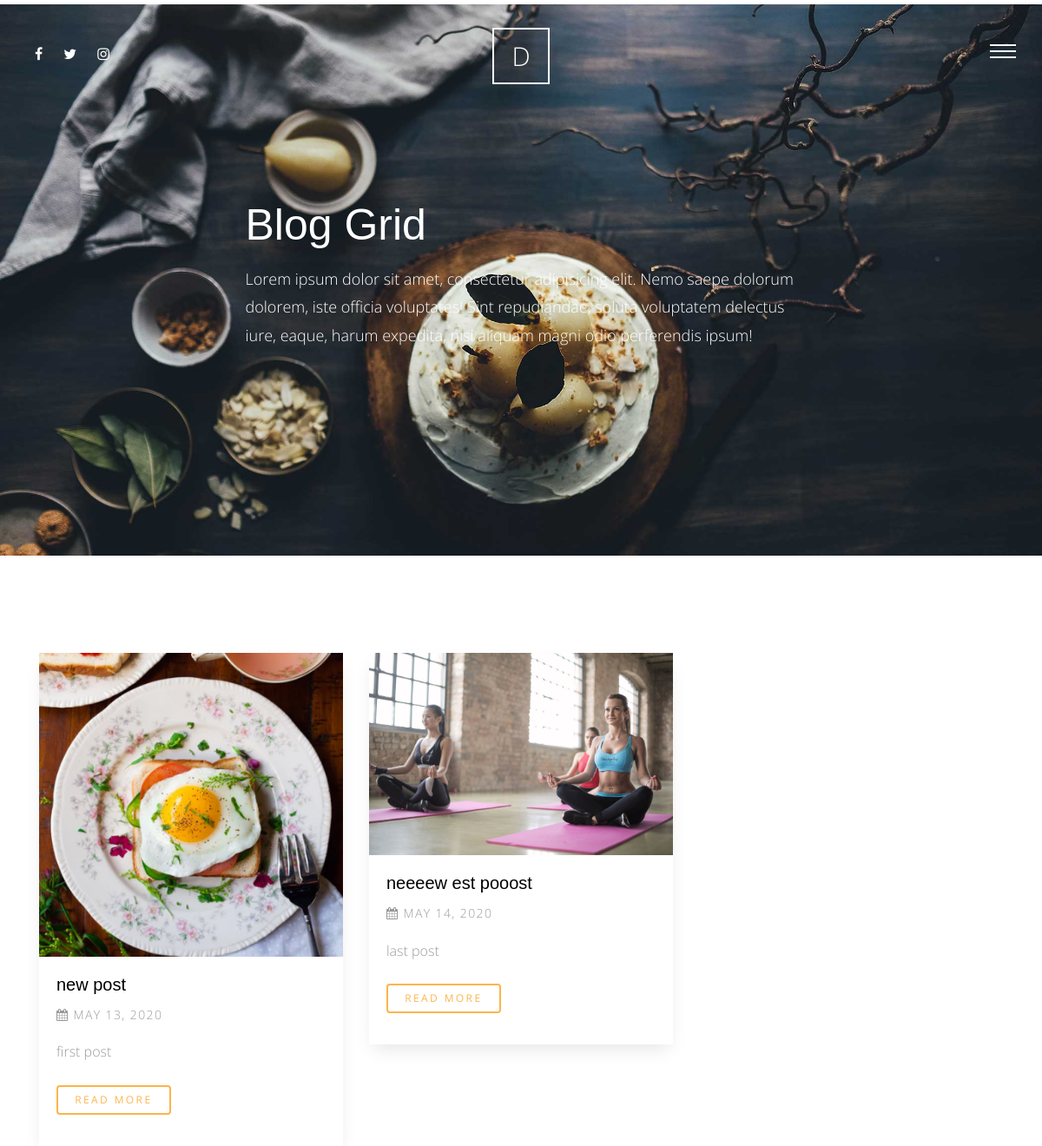
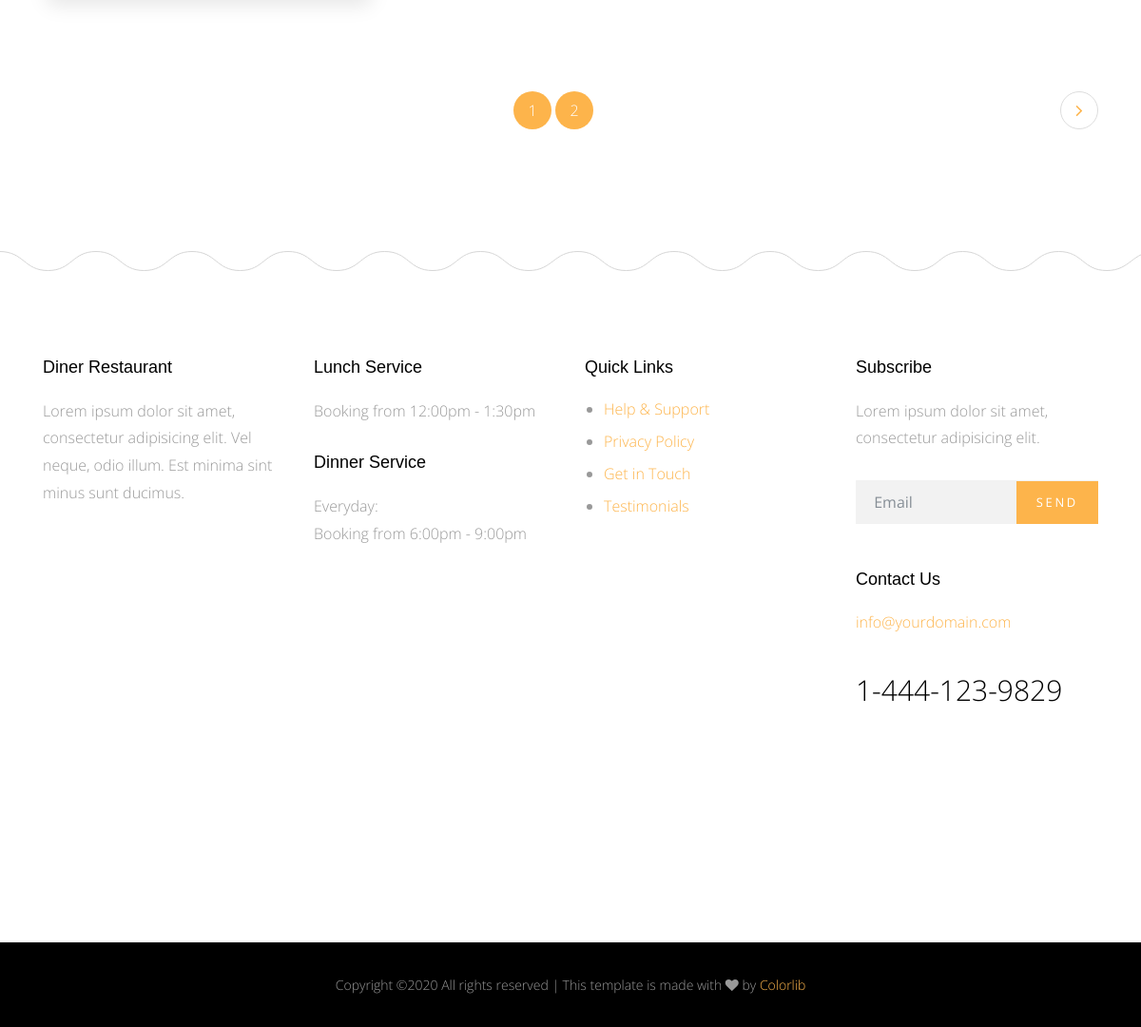
Screenshot of /blog/ with the database file from the repository (2 pictures, top to bottom).
### blog/models.py (models this page shows)
class Post(models.Model):
    title = models.CharField(max_length=70)
    content = models.TextField()
    author = models.ForeignKey(User, on_delete=models.CASCADE)
    created = models.DateField(default=timezone.now)
    tags = TaggableManager(blank=True)
    category = models.ForeignKey('Category', on_delete=models.SET_NULL, null=True)
    image = models.ImageField(upload_to='blog/', blank=True, null=True)
    class Meta:
        verbose_name = 'Post'
        verbose_name_plural = 'Posts'
    def __str__(self):
        return self.title

### blog/views.py (the view)
# urls.py: path('', views.post_list, name='post_list'),
def post_list(request):
    post_list = Post.objects.all() #to get all posts
    search_query = request.GET.get('q')
    if search_query :
        post_list = post_list.filter(
            Q(title__icontains = search_query)|
            Q(content__icontains= search_query) |
            Q(tags__name__icontains= search_query)
        ).distinct()
    paginator = Paginator(post_list, 2) # Show 2 posts per page
    page = request.GET.get('page')
    post_list = paginator.get_page(page)
    context = {
        'post_list' : post_list ,
    }
    return render(request , 'Post/post_list.html' , context)

### blog/templates/Post/post_list.html (shortened to what this page needs)
{% extends 'base.html' %}
{% load static %}
{% block body %}
      <div class="main-wrap">
        <div class="cover_1 cover_sm">
          <div class="img_bg" style="background-image: url({% static 'site_static/img/slider-1.jpg' %})" data-stellar-background-ratio="0.5">
            <div class="container">
              <div class="row align-items-center justify-content-center">
                <div class="col-md-7" data-aos="fade-up">
                  <h2 class="heading">Blog Grid</h2>
                  <p class="lead">Lorem ipsum dolor sit amet, consectetur adipisicing elit. Nemo saepe dolorum dolorem, iste officia voluptates! Sint repudiandae, soluta voluptatem delectus iure, eaque, harum expedita, nisi aliquam magni odio perferendis ipsum!</p>
                </div>
              </div>
            </div>
          </div>
        </div>
       <div class="section">
          <div class="container">
            <div class="row mb-5">
             {% for post in post_list %}
                <div class="col-md-4">
                    <div class="media d-block media-bg-white mb-5" data-aos="fade-up"  data-aos-delay="400">
                    <figure>
                        <a href="{% url 'blog:post_detail' post.id %}"><img src="{{post.image.url}}" alt="Image placeholder" class="img-fluid"></a>
                    </figure>
                    <div class="media-body">
                        <h3><a href="{% url 'blog:post_detail' post.id %}">{{post}}</a></h3>
                        <p class="post-meta"><span><span class="fa fa-calendar"></span> {{post.created}}</span></p>
                        <p class="mb-4">{{post.content|truncatewords:20}}</p>
                        <p><a href="{% url 'blog:post_detail' post.id %}" class="btn btn-primary btn-outline-primary btn-sm">Read More</a></p>
                    </div>
                    </div>
                </div>
             {% endfor %}
            </div>
            <div class="row">
              {% if post_list.has_other_pages %}
                <div class="col-md-12">
                  <ul class="pagination custom-pagination">
                    {% for pages in post_list.paginator.page_range %}
                      {% if post_list.number == pages %}
                        <li class="page-item active"><a class="page-linkx" href="#">{{pages}}</a></li>
                      {% else %}
                        <li class="page-item active"><a class="page-linkx" href="?page={{pages}}">{{pages}}</a></li>
                      {% endif %}
                    {% endfor %}
                    {% if post_list.has_next %}
                      <li class="page-item next"><a class="page-link" href="?page={{post_list.next_page_number}}"><i class="fa fa-angle-right"></i></a></li>
                    {% else %}
                      <li class="disabled"></li>
                    {% endif %}
                  </ul>
                </div>
              {% endif %}
            </div>
        </div>
      </div>
      {% endblock body %}

### static/site_static/css/style.css (style rules this page uses)
html { overflow-x: hidden; }
body { background: #fff; font-family: "Open Sans", cursive; font-size: 16px; line-height: 1.8; font-weight: 300; color: #999999; }
a { -webkit-transition: .3s all ease; -o-transition: .3s all ease; transition: .3s all ease; text-decoration: none; }
h1, h2, h3, h4, h5 { color: #000; font-family: "Playfair Display", Arial, sans-serif; }
h1 a, h2 a, h3 a, h4 a, h5 a { color: #000; }
.btn, .form-control { outline: none; }
.btn { font-size: 13px; text-transform: uppercase; letter-spacing: .2em; }
.btn.btn-primary { color: #fff; border-width: 2px; }
.btn.btn-sm { font-size: 12px; }
.btn.btn-outline-primary { border-width: 2px; color: #fdb44b; }
.media h3 { font-size: 20px; margin-bottom: 10px; }
.media .post-meta { font-size: 14px; letter-spacing: .1em; text-transform: uppercase; }
.media.media-bg-white { -webkit-box-shadow: 0 10px 20px -5px rgba(0, 0, 0, 0.1); box-shadow: 0 10px 20px -5px rgba(0, 0, 0, 0.1); }
.media.media-bg-white figure { margin-bottom: 0; }
.media.media-bg-white .media-body { padding: 20px; background: #fff; }
.lead { font-size: 16px; }
.section { padding: 7em 0; }
.custom-pagination { width: 100%; text-align: center; display: inline-block; }
.custom-pagination li { display: inline-block; }
.custom-pagination .prev a, .custom-pagination .next a { font-size: 20px !important; line-height: 38px !important; }
.custom-pagination li a, .custom-pagination .prev a, .custom-pagination .next a { width: 40px; height: 40px; line-height: 40px; padding: 0; margin: 0; border-radius: 50% !important; font-size: 16px; }
.custom-pagination li.active a, .custom-pagination .prev.active a, .custom-pagination .next.active a { display: block; width: 40px; height: 40px; line-height: 40px; padding: 0; margin: 0; border-radius: 50% !important; font-size: 16px; background: #fdb44b; color: #fff; }
.custom-pagination .next { float: right; }
.cover_1 { position: relative; }
.cover_1 .lead { color: #fff; font-size: 18px; }
.cover_1 .img_bg { background-repeat: no-repeat; background-size: cover !important; background-position: center center; }
.cover_1 .img_bg, .cover_1 .img_bg > .container > .row { min-height: 700px; height: 100vh; }
.cover_1.cover_sm .img_bg, .cover_1.cover_sm .img_bg > .container > .row { min-height: 600px; height: 80vh; }
.cover_1 .heading { color: white; font-weight: 300; font-size: 30px; line-height: 1.5; }
@media (min-width: 768px) { .cover_1 .heading { font-size: 50px; line-height: 1.5; } }

### rows the page displays
Post: image (picture), title "new post", created "MAY 13, 2020", content "first post"
Post: image (picture), title "neeeew est pooost", created "MAY 14, 2020", content "last post"

### other values shown
{{ pages }} "1"
{{ pages }} "2"
